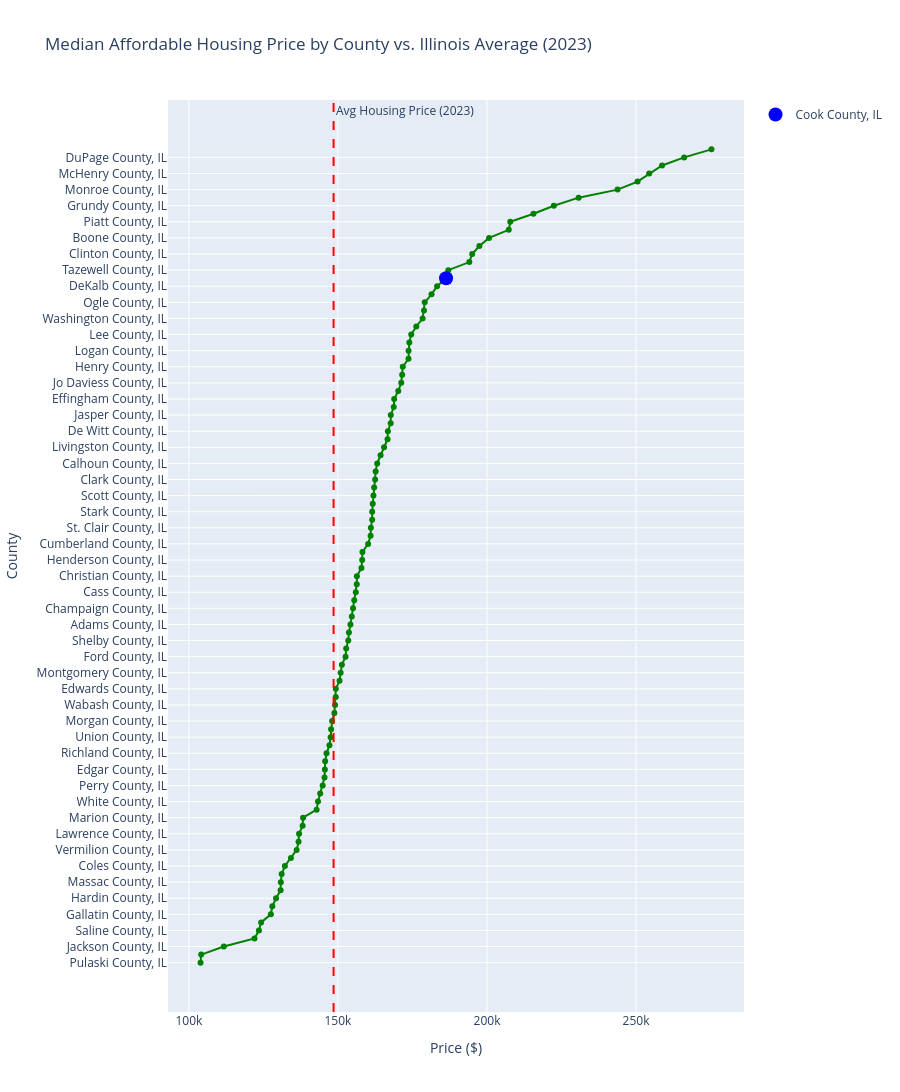

The cell this chart's notebook holds for it:
### Code cell
import plotly.express as px
import plotly.graph_objects as go
import chart_studio
import chart_studio.plotly as py

# Set your Chart Studio credentials
chart_studio.tools.set_credentials_file(username='eeaguilar02', api_key='Wm2zer6U00JhFZWBp970')

# Sort data for better visualization
county_medians_sorted = county_medians.sort_values(by='Ideal_Price')

# Base Plotly line plot
fig = px.line(county_medians_sorted, 
              x='Ideal_Price', 
              y='Geography', 
              markers=True,
              title='Median Affordable Housing Price by County vs. Illinois Average (2023)',
              labels={'Ideal_Price': 'Price ($)', 'Geography': 'County'})

# Make all markers smaller by default
fig.update_traces(marker=dict(size=6, color='green'), line=dict(color='green'))

# Highlight Cook County
cook_price = county_medians[county_medians['Geography'] == 'Cook County, IL']['Ideal_Price'].values[0]
fig.add_trace(go.Scatter(
    x=[cook_price],
    y=['Cook County, IL'],
    mode='markers',
    marker=dict(size=14, color='blue'),
    name='Cook County, IL'
))

# Add vertical baseline for average housing price
fig.add_vline(x=148540.88, line_dash="dash", line_color="red", annotation_text="Avg Housing Price (2023)")

# Tweak layout
fig.update_layout(width=900, height=1600)
fig.show()
# Publish to Chart Studio
url = py.plot(fig, filename='affordable_housing_plotly', auto_open=True)
print("Your interactive chart is published at:", url)

### Figure 1 — Plotly figure (JSON) as saved in the notebook; plotly's stock layout.template omitted (floating-point values rounded to 4 significant figures)
{"data": [{"hovertemplate": "Price ($)=%{x}<br>County=%{y}<extra></extra>", "legendgroup": "", "line": {"color": "green", "dash": "solid"}, "marker": {"color": "green", "size": 6, "symbol": "circle"}, "mode": "lines+markers", "name": "", "orientation": "h", "showlegend": false, "type": "scatter", "x": [103920, 104127, 111723, 122013, 123501, 124242, 127500, 127992, 129243, 130773, 130845, 131127, 132213, 134235, 136152, 136788, 136962, 138156, 138306, 142851, 143319, 144048, 144894, 145500, 145629, 145725, 146172, 147159, 147546, 147699, 148059, 148821, 149040, 149292, 149298, 150540, 150912, 151332, 152553, 152769, 153471, 153684, 154194, 154647, 155076, 155475, 155991, 156321, 156360, 157890, 158136, 158229, 160128, 160962, 161043, 161484, 161484, 161670, 161919, 162138, 162474, 162654, 163176, 164310, 165480, 166647, 166761, 167703, 167733, 168729, 168879, 170241, 171249, 171546, 171750, 173670, 173697, 173943, 174582, 176286, 178407, 178869, 179121, 181398, 183258, 186264, 187026, 194082, 195030, 197439, 200694, 207306, 207813, 215601, 222420, 230736, 243804, 250512, 254409, 258732, 266133, 275292], "xaxis": "x", "y": ["Pulaski County, IL", "Alexander County, IL", "Jackson County, IL", "Pope County, IL", "Saline County, IL", "Franklin County, IL", "Gallatin County, IL", "Pike County, IL", "Hardin County, IL", "McDonough County, IL", "Massac County, IL", "Knox County, IL", "Coles County, IL", "Fayette County, IL", "Vermilion County, IL", "Mason County, IL", "Lawrence County, IL", "Greene County, IL", "Marion County, IL", "Jefferson County, IL", "White County, IL", "Stephenson County, IL", "Perry County, IL", "Clay County, IL", "Edgar County, IL", "Schuyler County, IL", "Richland County, IL", "Williamson County, IL", "Union County, IL", "Crawford County, IL", "Morgan County, IL", "Warren County, IL", "Wabash County, IL", "Wayne County, IL", "Edwards County, IL", "Fulton County, IL", "Montgomery County, IL", "Macon County, IL", "Ford County, IL", "Johnson County, IL", "Shelby County, IL", "Carroll County, IL", "Adams County, IL", "Hancock County, IL", "Champaign County, IL", "Iroquois County, IL", "Cass County, IL", "Randolph County, IL", "Christian County, IL", "Rock Island County, IL", "Henderson County, IL", "Winnebago County, IL", "Cumberland County, IL", "Bond County, IL", "St. Clair County, IL", "Whiteside County, IL", "Stark County, IL", "Macoupin County, IL", "Scott County, IL", "Hamilton County, IL", "Clark County, IL", "Douglas County, IL", "Calhoun County, IL", "Peoria County, IL", "Livingston County, IL", "Bureau County, IL", "De Witt County, IL", "Marshall County, IL", "Jasper County, IL", "LaSalle County, IL", "Effingham County, IL", "Jersey County, IL", "Jo Daviess County, IL", "Mercer County, IL", "Henry County, IL", "Madison County, IL", "Logan County, IL", "Kankakee County, IL", "Lee County, IL", "Brown County, IL", "Washington County, IL", "Moultrie County, IL", "Ogle County, IL", "Sangamon County, IL", "DeKalb County, IL", "Cook County, IL", "Tazewell County, IL", "Putnam County, IL", "Clinton County, IL", "McLean County, IL", "Boone County, IL", "Menard County, IL", "Piatt County, IL", "Woodford County, IL", "Grundy County, IL", "Kane County, IL", "Monroe County, IL", "Will County, IL", "McHenry County, IL", "Lake County, IL", "DuPage County, IL", "Kendall County, IL"], "yaxis": "y"}, {"marker": {"color": "blue", "size": 14}, "mode": "markers", "name": "Cook County, IL", "type": "scatter", "x": [186264], "y": ["Cook County, IL"]}], "layout": {"annotations": [{"showarrow": false, "text": "Avg Housing Price (2023)", "x": 148500.0, "xanchor": "left", "xref": "x", "y": 1, "yanchor": "top", "yref": "y domain"}], "height": 1600, "legend": {"tracegroupgap": 0}, "shapes": [{"line": {"color": "red", "dash": "dash"}, "type": "line", "x0": 148500.0, "x1": 148500.0, "xref": "x", "y0": 0, "y1": 1, "yref": "y domain"}], "title": {"text": "Median Affordable Housing Price by County vs. Illinois Average (2023)"}, "width": 900, "xaxis": {"anchor": "y", "domain": [0, 1], "title": {"text": "Price ($)"}}, "yaxis": {"anchor": "x", "domain": [0, 1], "title": {"text": "County"}}}}
